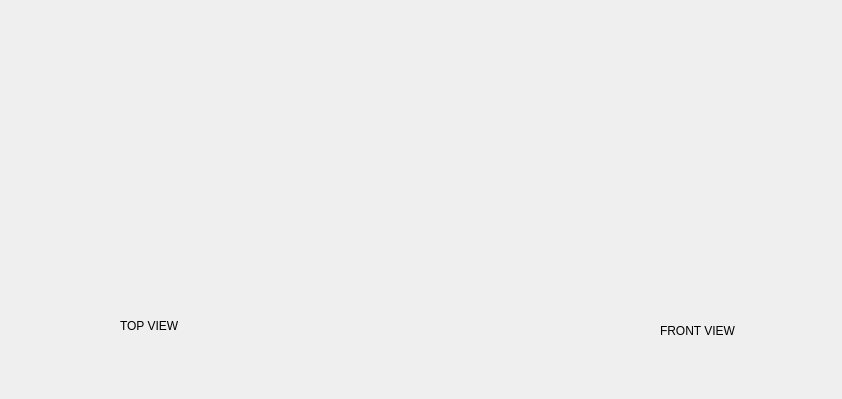
<?xml version="1.0" encoding="UTF-8"?>
<ui version="4.0">
 <class>op2win2</class>
 <widget class="QDialog" name="op2win2">
  <property name="geometry">
   <rect>
    <x>0</x>
    <y>0</y>
    <width>842</width>
    <height>399</height>
   </rect>
  </property>
  <property name="windowTitle">
   <string>Dialog</string>
  </property>
  <widget class="QLabel" name="label">
   <property name="geometry">
    <rect>
     <x>120</x>
     <y>310</y>
     <width>171</width>
     <height>31</height>
    </rect>
   </property>
   <property name="text">
    <string>TOP VIEW</string>
   </property>
  </widget>
  <widget class="QLabel" name="label_2">
   <property name="geometry">
    <rect>
     <x>660</x>
     <y>320</y>
     <width>161</width>
     <height>21</height>
    </rect>
   </property>
   <property name="text">
    <string>FRONT VIEW</string>
   </property>
  </widget>
 </widget>
 <resources/>
 <connections/>
</ui>
